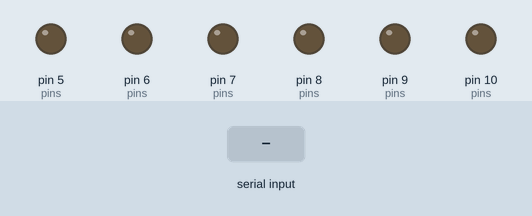
A sketch run on a simulated Arduino Uno, built with avr-gcc and run on an emulated ATmega328P. Shown: output pins drawn as LEDs (lit = HIGH). Inputs (shaded band) come from the test bench.

Above: at 1.2 s.
1.3 s: "90 45\n" received over Serial
At 1.45 s:
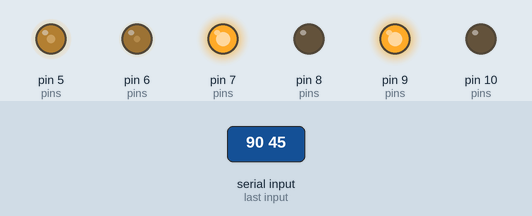
3.1 s: "30 150\n" received over Serial
At 3.25 s:
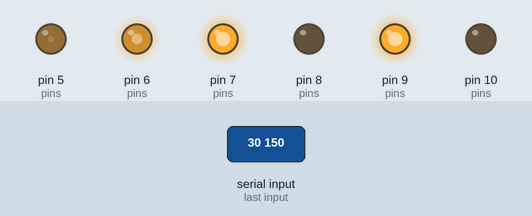
4.9 s: "1 90\n" received over Serial
At 5.05 s:
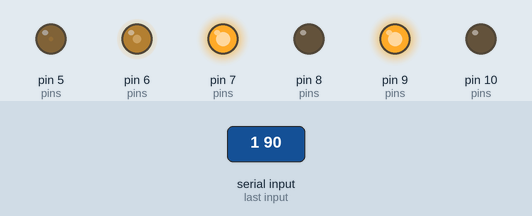
Timing chart, 0 to 7.9 s (numbered marks = the images above; inputs shaded):
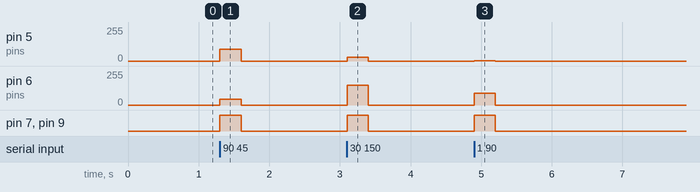

The sketch:

rover_l298n.ino
```cpp
// Rover firmware: Arduino Uno + L298N + 2WD chassis
// Listens on serial for lines like "120 -80\n" (left right, -255..255)
// and stops automatically if no command arrives for 300 ms.

// L298N pins (ENA/ENB must be PWM pins; remove the ENA/ENB jumpers on the board)
const int ENA = 5;   // left motor speed
const int IN1 = 7;
const int IN2 = 8;
const int ENB = 6;   // right motor speed
const int IN3 = 9;
const int IN4 = 10;

const unsigned long TIMEOUT_MS = 300;
unsigned long lastCmd = 0;
String buf = "";

void setMotor(int en, int a, int b, int speed) {
  speed = constrain(speed, -255, 255);
  digitalWrite(a, speed > 0);
  digitalWrite(b, speed < 0);
  analogWrite(en, abs(speed));
}

void drive(int left, int right) {
  setMotor(ENA, IN1, IN2, left);
  setMotor(ENB, IN3, IN4, right);
}

void setup() {
  int pins[] = {ENA, IN1, IN2, ENB, IN3, IN4};
  for (int p : pins) pinMode(p, OUTPUT);
  drive(0, 0);
  Serial.begin(115200);
}

void loop() {
  while (Serial.available()) {
    char c = Serial.read();
    if (c == '\n') {
      int sp = buf.indexOf(' ');
      if (sp > 0) {
        drive(buf.substring(0, sp).toInt(), buf.substring(sp + 1).toInt());
        lastCmd = millis();
      }
      buf = "";
    } else if (c != '\r') {
      buf += c;
    }
  }
  if (millis() - lastCmd > TIMEOUT_MS) drive(0, 0);  // safety stop
}
```

Measured:
- after the input at 1.3 s, pin 5 (pins): 0/255 → 90/255 at once, → 0/255 0.30 s later; pin 6 (pins): 0/255 → 45/255 at once, → 0/255 0.30 s later; pin 7 (pins), pin 9 (pins): LOW → HIGH at once, → LOW 0.30 s later
- after the input at 3.1 s, pin 5 (pins): 0/255 → 30/255 at once, → 0/255 0.30 s later; pin 6 (pins): 0/255 → 150/255 at once, → 0/255 0.30 s later; pin 7 (pins), pin 9 (pins): LOW → HIGH at once, → LOW 0.30 s later
- after the input at 4.9 s, pin 5 (pins): 0/255 → 1/255 at once, → 0/255 0.30 s later; pin 6 (pins): 0/255 → 90/255 at once, → 0/255 0.30 s later; pin 7 (pins), pin 9 (pins): LOW → HIGH at once, → LOW 0.30 s later
